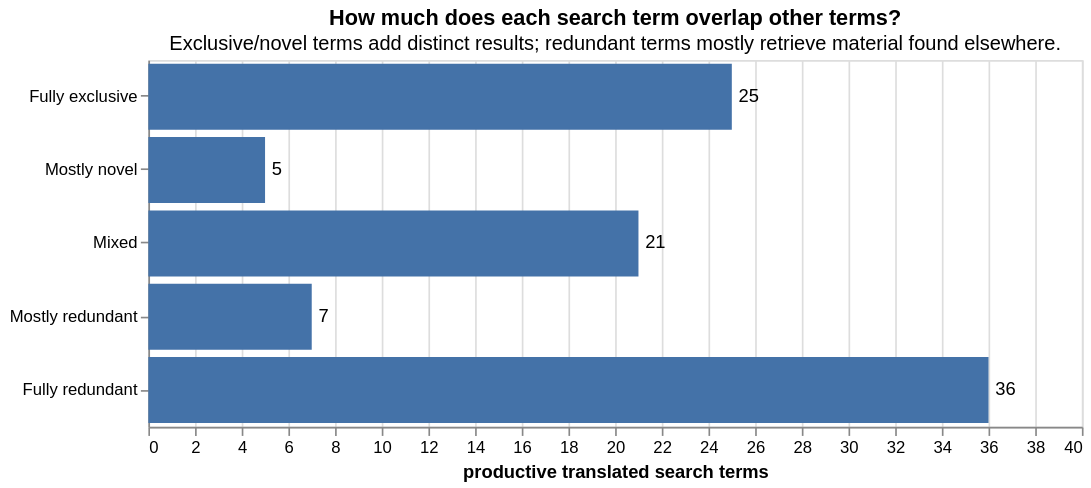

Notebook code cell kept with this figure:
### Markdown cell above
## 9.4 — Search-Term Overlap and Retrieval Clusters

Counting every term-result link separately overstates the amount of material retrieved, because several translated terms can return the same repository, issue, user, or organization. I therefore compare each term's exclusive results with results shared across terms, then inspect the strongest pairwise overlaps as a network.

Overlap is evidence about retrieval behavior, not proof that two translations are equivalent. A cluster may reflect a genuine multilingual concept, an orthographic variant, GitHub's query normalization, a broad topic match, or an irrelevant phrase. I use the network to identify broader patterns and the HTML relevance reviewer to determine what those patterns mean.

### Code cell
active_relevance_path = SEARCH_RELEVANCE_PATH if os.path.exists(SEARCH_RELEVANCE_PATH) else SEARCH_RELEVANCE_QUEUE_PATH
overlap_review = pd.read_csv(active_relevance_path, keep_default_na=False)
overlap_review = overlap_review[~overlap_review["search_term_key"].isin(excluded_retrieval_terms)].copy()
overlap_edges = pd.read_csv(SEARCH_OVERLAP_PATH)
overlap_edges = overlap_edges[
    ~overlap_edges["source_term_key"].isin(excluded_retrieval_terms)
    & ~overlap_edges["target_term_key"].isin(excluded_retrieval_terms)
].copy()

# Recompute global overlap counts from the active, post-review result links.
active_result_links = pd.concat([
    pd.DataFrame({"term_key": repos_raw["search_term"].str.lower().str.strip(),
                  "object_key": "repository:" + repos_raw["id"].astype(str)}),
    pd.DataFrame({"term_key": issues_raw["search_term"].str.lower().str.strip(),
                  "object_key": "issue:" + issues_raw["id"].astype(str)}),
    pd.DataFrame({"term_key": users_raw["search_term"].str.lower().str.strip(),
                  "object_key": "account:" + users_raw["id"].astype(str)}),
], ignore_index=True).drop_duplicates()
active_multiplicity = active_result_links.groupby("object_key")["term_key"].nunique()
english_objects = set(active_result_links.loc[
    active_result_links["term_key"].eq(TERM.lower()), "object_key"
])
all_objects = set(active_result_links["object_key"])
overlap_summary = pd.DataFrame([{
    "productive_term_count": int(active_result_links["term_key"].nunique()),
    "unique_result_count": len(all_objects),
    "english_result_count": len(english_objects),
    "result_count_beyond_english": len(all_objects - english_objects),
    "exclusive_to_one_term_count": int(active_multiplicity.eq(1).sum()),
    "shared_by_two_or_more_terms_count": int(active_multiplicity.ge(2).sum()),
    "shared_by_three_or_more_terms_count": int(active_multiplicity.ge(3).sum()),
    "shared_by_five_or_more_terms_count": int(active_multiplicity.ge(5).sum()),
    "maximum_term_multiplicity": int(active_multiplicity.max()),
    "term_result_link_count": len(active_result_links),
}])

print("Global retrieval overlap (all productive terms):")
display(overlap_summary.T.rename(columns={0: "count"}))

shared_pct = pd.to_numeric(overlap_review["shared_with_other_terms_pct"], errors="coerce").fillna(0)
overlap_review["overlap_class"] = pd.cut(
    shared_pct,
    bins=[-0.001, 0, 0.10, 0.90, 0.999999, 1.0],
    labels=["Fully exclusive", "Mostly novel", "Mixed", "Mostly redundant", "Fully redundant"],
    include_lowest=True,
)
overlap_order = ["Fully exclusive", "Mostly novel", "Mixed", "Mostly redundant", "Fully redundant"]
overlap_counts = (overlap_review["overlap_class"].value_counts().reindex(overlap_order, fill_value=0)
                  .rename_axis("overlap_class").reset_index(name="terms"))

overlap_bars = alt.Chart(overlap_counts).mark_bar(color="#4472A8").encode(
    y=alt.Y("overlap_class:N", sort=overlap_order, title=None),
    x=alt.X("terms:Q", title="productive translated search terms"),
).properties(width=560, height=220, title={"text": "How much does each search term overlap other terms?",
    "subtitle": "Exclusive/novel terms add distinct results; redundant terms mostly retrieve material found elsewhere."})
overlap_labels = overlap_bars.mark_text(align="left", dx=4, color="black").encode(text="terms:Q")
overlap_chart = overlap_bars + overlap_labels
display(overlap_chart)
save_chart(overlap_chart, str(FIGURE_DIR / "search_term_overlap_distribution.png"), scale_factor=2)

novel_terms = overlap_review.assign(
    new_beyond_english_count=pd.to_numeric(overlap_review["new_beyond_english_count"], errors="coerce").fillna(0).astype(int),
    total_unique_results=pd.to_numeric(overlap_review["total_unique_results"], errors="coerce").fillna(0).astype(int),
    exclusive_result_count=pd.to_numeric(overlap_review["exclusive_result_count"], errors="coerce").fillna(0).astype(int),
).sort_values(["new_beyond_english_count", "exclusive_result_count"], ascending=False)
print("Terms adding the most results beyond the English query (novelty still requires relevance review):")
display(novel_terms[["search_term", "natural_language", "total_unique_results",
                     "exclusive_result_count", "new_beyond_english_count",
                     "shared_with_other_terms_pct"]].head(15))

### Figure 1 — Vega specification as saved in the notebook (floating-point values rounded to 4 significant figures)
{"$schema": "https://vega.github.io/schema/vega/v6.json", "data": [{"name": "source_0"}, {"name": "data_1", "values": [{"overlap_class": "Fully exclusive", "terms_end": 25.0, "terms_start": 0.0}, {"overlap_class": "Mostly novel", "terms_end": 5.0, "terms_start": 0.0}, {"overlap_class": "Mixed", "terms_end": 21.0, "terms_start": 0.0}, {"overlap_class": "Mostly redundant", "terms_end": 7.0, "terms_start": 0.0}, {"overlap_class": "Fully redundant", "terms_end": 36.0, "terms_start": 0.0}]}, {"name": "data_2", "values": [{"overlap_class": "Fully exclusive", "terms": 25}, {"overlap_class": "Mostly novel", "terms": 5}, {"overlap_class": "Mixed", "terms": 21}, {"overlap_class": "Mostly redundant", "terms": 7}, {"overlap_class": "Fully redundant", "terms": 36}]}, {"name": "source_0_y_domain_overlap_class", "values": [{"overlap_class": "Fully exclusive", "sort_field": 0.0}, {"overlap_class": "Mostly novel", "sort_field": 1.0}, {"overlap_class": "Mixed", "sort_field": 2.0}, {"overlap_class": "Mostly redundant", "sort_field": 3.0}, {"overlap_class": "Fully redundant", "sort_field": 4.0}]}], "marks": [{"type": "rect", "name": "layer_0_marks", "from": {"data": "data_1"}, "encode": {"update": {"height": {"signal": "max(0.25, bandwidth('y'))"}, "x2": {"field": "terms_start", "scale": "x"}, "fill": {"value": "#4472A8"}, "y": {"field": "overlap_class", "scale": "y"}, "x": {"field": "terms_end", "scale": "x"}}}, "style": ["bar"]}, {"type": "text", "name": "layer_1_marks", "from": {"data": "data_2"}, "encode": {"update": {"baseline": {"value": "middle"}, "dx": {"value": 4}, "align": {"value": "left"}, "text": {"signal": "format(datum[\"terms\"], \"\")"}, "fill": {"value": "black"}, "x": {"field": "terms", "scale": "x"}, "y": {"field": "overlap_class", "scale": "y", "band": 0.5}}}, "style": ["text"]}], "scales": [{"name": "x", "type": "linear", "domain": {"fields": [{"data": "data_1", "field": "terms_start"}, {"data": "data_1", "field": "terms_end"}, {"data": "data_2", "field": "terms"}]}, "range": [0, {"signal": "width"}], "zero": true, "nice": true}, {"name": "y", "type": "band", "domain": {"data": "source_0_y_domain_overlap_class", "field": "overlap_class", "sort": {"op": "max", "field": "sort_field"}}, "range": [0, {"signal": "height"}], "paddingOuter": 0.05, "paddingInner": 0.1}], "axes": [{"scale": "x", "tickCount": {"signal": "ceil(width/40)"}, "orient": "bottom", "maxExtent": 0, "ticks": false, "domain": false, "zindex": 0, "labels": false, "minExtent": 0, "grid": true, "gridScale": "y", "aria": false}, {"scale": "x", "grid": false, "tickCount": {"signal": "ceil(width/40)"}, "labelOverlap": true, "zindex": 0, "orient": "bottom", "title": "productive translated search terms", "labelFlush": true}, {"scale": "y", "grid": false, "zindex": 0, "orient": "left"}], "title": {"text": "How much does each search term overlap other terms?", "frame": "group", "subtitle": "Exclusive/novel terms add distinct results; redundant terms mostly retrieve material found elsewhere."}, "padding": 5, "background": "white", "width": 560, "height": 220, "style": "cell"}
